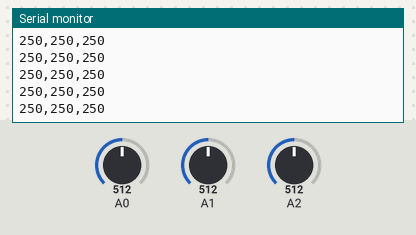
Bench run of a sketch on a simulated Arduino Uno, built with avr-gcc and run on an emulated ATmega328P. Parts: the last lines printed to the serial monitor. The test bench sets the inputs (shaded band); at power-on: A0 = 512, A1 = 512, A2 = 512.

Above: at 1.2 s.
1.3 s: A0 set to 716
At 1.32 s:
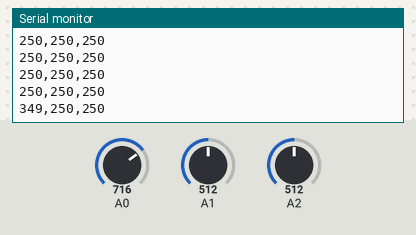
2.8 s: A1 set to 716
At 2.83 s:
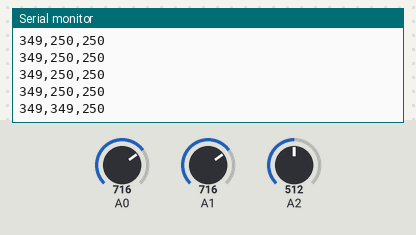
4.3 s: A2 set to 716
At 4.34 s:
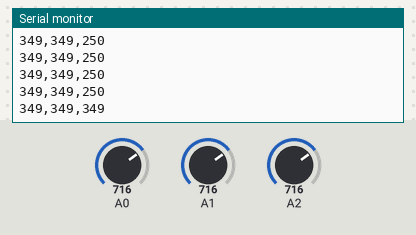
5.8 s: A0 set to 900
At 5.85 s:
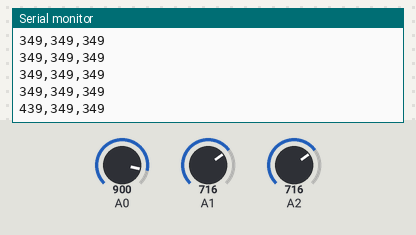
7.3 s: A1 set to 900
At 7.36 s:
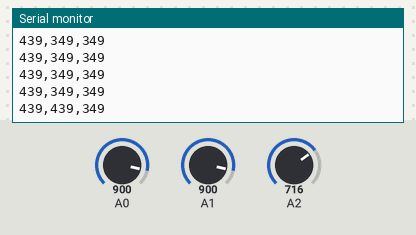
8.8 s: A2 set to 900
At 8.87 s:
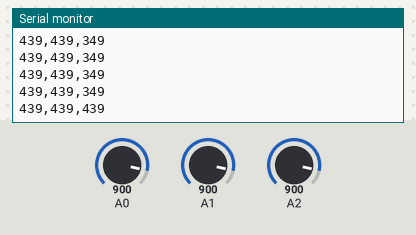
Timing chart, 0 to 11.3 s (numbered marks = the images above; inputs shaded):
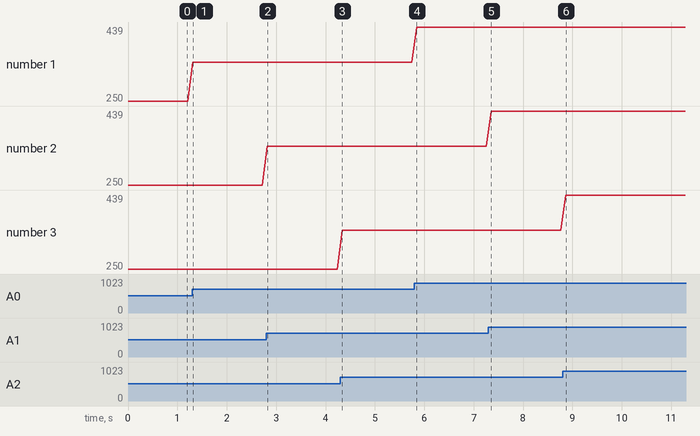

Measured:
- after the input at 1.3 s, the serial monitor: prints a new line at once (image 1)
- after the input at 2.8 s, the serial monitor: prints a new line at once (image 2)
- after the input at 4.3 s, the serial monitor: prints a new line at once (image 3)
- after the input at 5.8 s, the serial monitor: prints a new line after 0.05 s (image 4)
- after the input at 7.3 s, the serial monitor: prints a new line after 0.06 s (image 5)
- after the input at 8.8 s, the serial monitor: prints a new line after 0.07 s (image 6)
- plotted number 1: 250 → 349 after the input at 1.3 s, 349 → 439 after the input at 5.8 s

The sketch:

LM35_TempReader.ino
```cpp
int adcValues[3];
float nhietDo[3];
char chuoi[50];

void setup() {
  Serial.begin(9600);
}

void loop() {
  for(int i=0; i<3; i++) {
    adcValues[i] = analogRead(A0 + i);
    nhietDo[i] = (adcValues[i] * 500.0) / 1023.0;
  }
  sprintf(chuoi, "%d,%d,%d\n", (int)nhietDo[0], (int)nhietDo[1], (int)nhietDo[2]);
  Serial.print(chuoi);
  delay(100);
}
```
